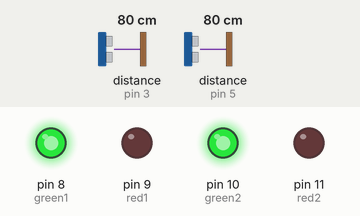
This sketch was run on a simulated Arduino Uno, built with avr-gcc and run on an emulated ATmega328P. Shown: output pins drawn as LEDs (lit = HIGH). Wiring (inferred from the names in the program): 2 × ultrasonic range finder: trigger pin 2, echo pin 3 / trigger pin 4, echo pin 5. The test bench sets the inputs (shaded band); at power-on: distance to the obstacle (sensors on pin 3, pin 5) 80 cm. The echo pulse lasts 58.3 µs per cm; pins used as bus, display or sensor lines are not drawn.

Above: at 1.2 s.
1.3 s: distance to the obstacle (sensor on pin 3) set to 18 cm
2.8 s: distance to the obstacle (sensor on pin 3) set to 14 cm
At 3.4 s:
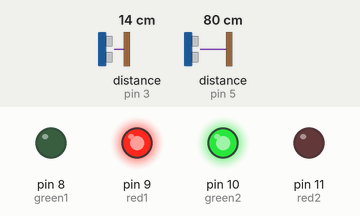
4.5 s: distance to the obstacle (sensor on pin 5) set to 17 cm
6.0 s: distance to the obstacle (sensor on pin 5) set to 14 cm
At 7.3 s:
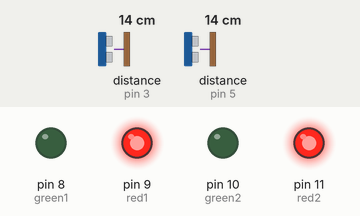
7.6 s: distance to the obstacle (sensor on pin 3) set to 35 cm
At 8.8 s:
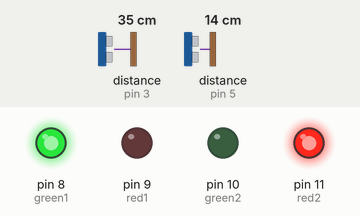
9.1 s: distance to the obstacle (sensor on pin 3) set to 2 cm
At 9.6 s:
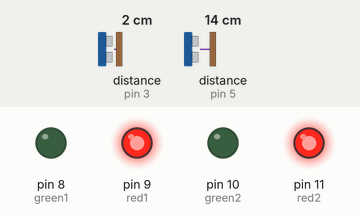
Timing chart, 0 to 11.6 s (numbered marks = the images above; inputs shaded):
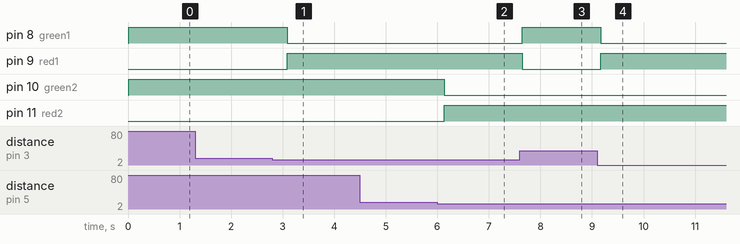

Measured:
- the behaviour switches between 16 and 15 cm on distance to the obstacle (sensor on pin 3) (found by bisection; images 0 and 1)
- the behaviour switches between 16 and 15 cm on distance to the obstacle (sensor on pin 5) (found by bisection; images 1 and 2)
- after the input at 1.3 s, every drawn part: stays the same
- after the input at 2.8 s, pin 8 (green1): HIGH → LOW after 0.29 s; pin 9 (red1): LOW → HIGH after 0.29 s
- after the input at 4.5 s, every drawn part: stays the same
- after the input at 6.0 s, pin 10 (green2): HIGH → LOW after 0.14 s; pin 11 (red2): LOW → HIGH after 0.14 s
- after the input at 7.6 s, pin 8 (green1): LOW → HIGH after 0.05 s; pin 9 (red1): HIGH → LOW after 0.05 s
- after the input at 9.1 s, pin 8 (green1): HIGH → LOW after 0.07 s; pin 9 (red1): LOW → HIGH after 0.07 s

The sketch:

smart_parking.ino
```cpp
// Slot 1 Pins
#define trig1 2
#define echo1 3
#define green1 8
#define red1 9

// Slot 2 Pins
#define trig2 4
#define echo2 5
#define green2 10
#define red2 11

long duration;
int distance;

void setup() {
  pinMode(trig1, OUTPUT);
  pinMode(echo1, INPUT);
  pinMode(trig2, OUTPUT);
  pinMode(echo2, INPUT);

  pinMode(green1, OUTPUT);
  pinMode(red1, OUTPUT);
  pinMode(green2, OUTPUT);
  pinMode(red2, OUTPUT);

  Serial.begin(9600);
}

int getDistance(int trigPin, int echoPin) {
  digitalWrite(trigPin, LOW);
  delayMicroseconds(2);

  digitalWrite(trigPin, HIGH);
  delayMicroseconds(10);
  digitalWrite(trigPin, LOW);

  duration = pulseIn(echoPin, HIGH);
  distance = duration * 0.034 / 2;

  return distance;
}

void loop() {
  int d1 = getDistance(trig1, echo1);
  int d2 = getDistance(trig2, echo2);

  // SLOT 1
  if (d1 < 15) {
    digitalWrite(red1, HIGH);
    digitalWrite(green1, LOW);
  } else {
    digitalWrite(red1, LOW);
    digitalWrite(green1, HIGH);
  }

  // SLOT 2
  if (d2 < 15) {
    digitalWrite(red2, HIGH);
    digitalWrite(green2, LOW);
  } else {
    digitalWrite(red2, LOW);
    digitalWrite(green2, HIGH);
  }

  delay(300);
}
```
